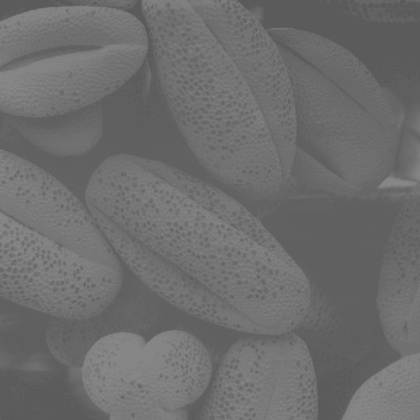
%> input picture src/Exp3/seeds.jpg, 420 x 420 px, shrunk from 500 x 500 before the run
$ octave task_c_b204.m   (GNU Octave 9; MATLAB toolbox functions it lacks are replaced by stand-ins)
%> lines starting %> are read from the running program, lines starting %| are printed output that depends on the picture
%%histogram equalization
img = imread('seeds.jpg');
%> img is the input picture: size 420x420 uint8; min 87, max 138, mean 109.1
img = double(img);
%> img: size 420x420 double

[row col] = size(img);
%> row = 420; col = 420
historiginal = zeros(1,255);
histenhanced = zeros(1,255);
limit = max(max(img));
%> limit = 138

for i = 1:row
  for j = 1:col
    if img(i,j)==0
      img(i,j)=1;
    endif
  endfor
endfor


for i = 1:row
  for j = 1:col
    t = img(i,j);
    historiginal(t) = historiginal(t) + 1;
  endfor
endfor
%> after the loop, historiginal = 255 values, max 13093 at index 96, min 0 at index 1, mean 691.8

pdf = historiginal/(row*col);
%> pdf = 255 values, max 0.0742 at index 96, min 0 at index 1, mean 0.00392

cdf(1) = pdf(1);

for i=2:limit
  cdf(i) = pdf(i)+cdf(i-1);
endfor
%> this loop made 137 passes
%> after the loop, cdf = 138 values from 0 to 1

cdf = round(cdf*limit);
%> cdf = 138 values from 0 to 138
cdf = cdf +1;
%> cdf = 138 values from 1 to 139

for i = 1:row
   for j = 1:col
     temp = img(i,j);
     imgout(i,j) = cdf(temp);
     t = imgout(i,j);
     histenhanced(t) = histenhanced(t) + 1;
   endfor
 endfor
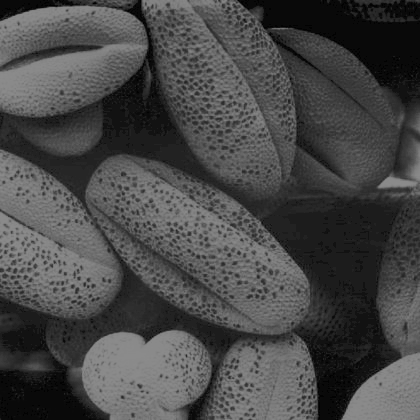
%> imgout: size 420x420 double; min 1, max 139, mean 72
%> after the loop, histenhanced = 255 values, max 13093 at index 28, min 0 at index 3, mean 691.8

subplot(2,2,1);stem(historiginal);
subplot(2,2,2);imshow(uint8(img));
subplot(2,2,3);stem(histenhanced);
subplot(2,2,4);imshow(uint8(imgout));
%> after `imshow(uint8(imgout))`:
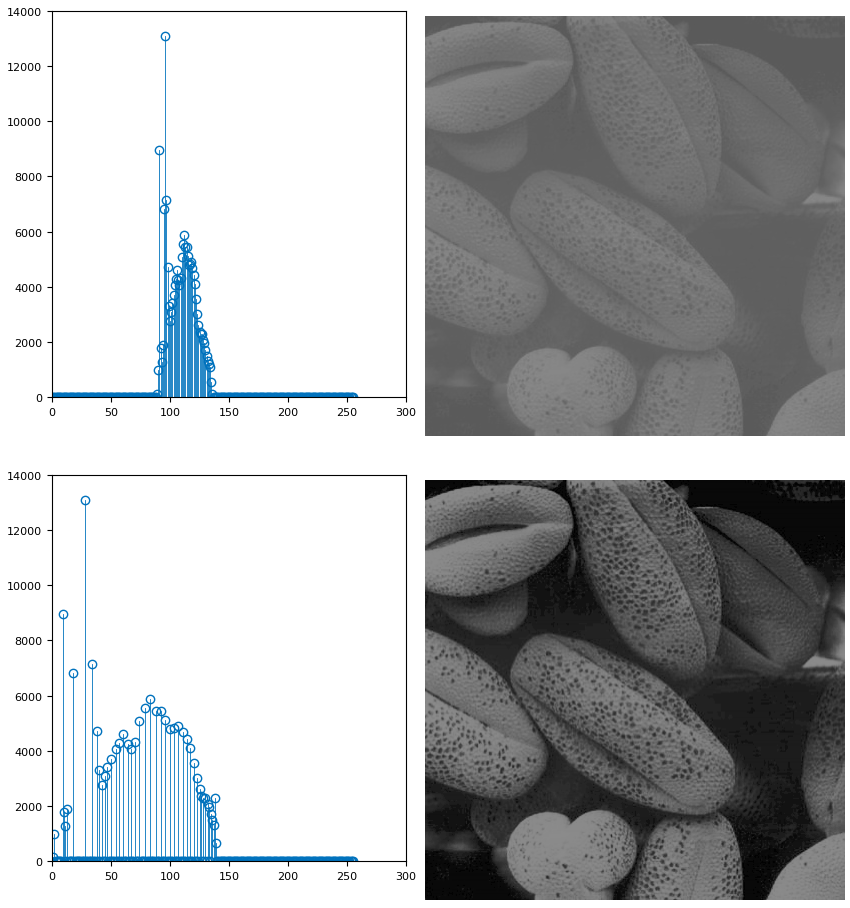
%> figure redrawn from the program's plot data, 4 panels
